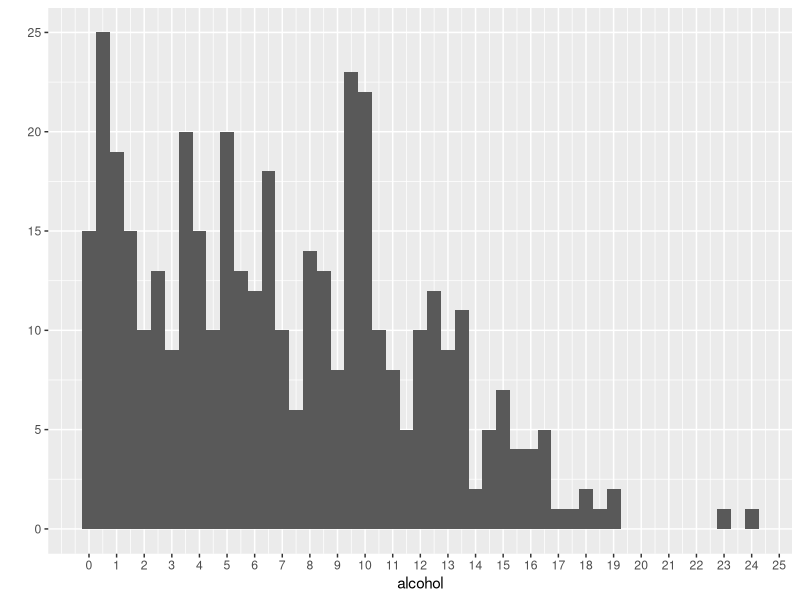
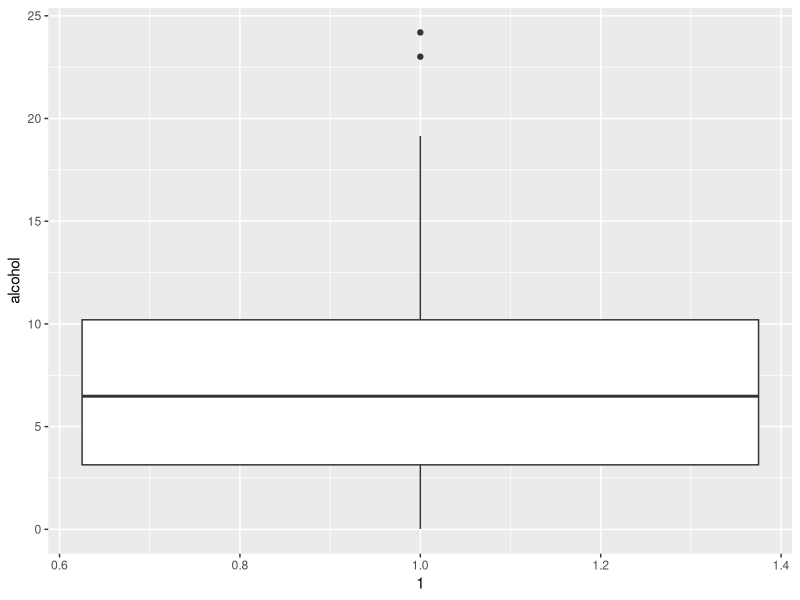
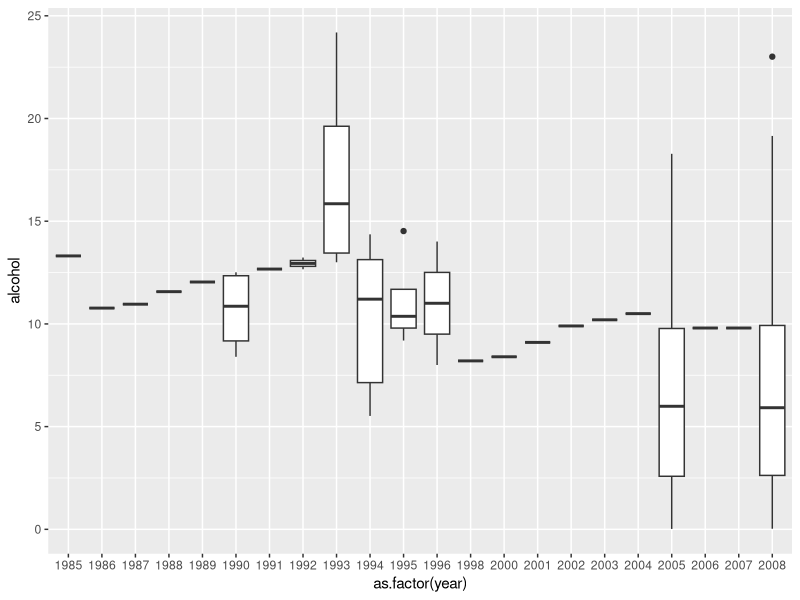
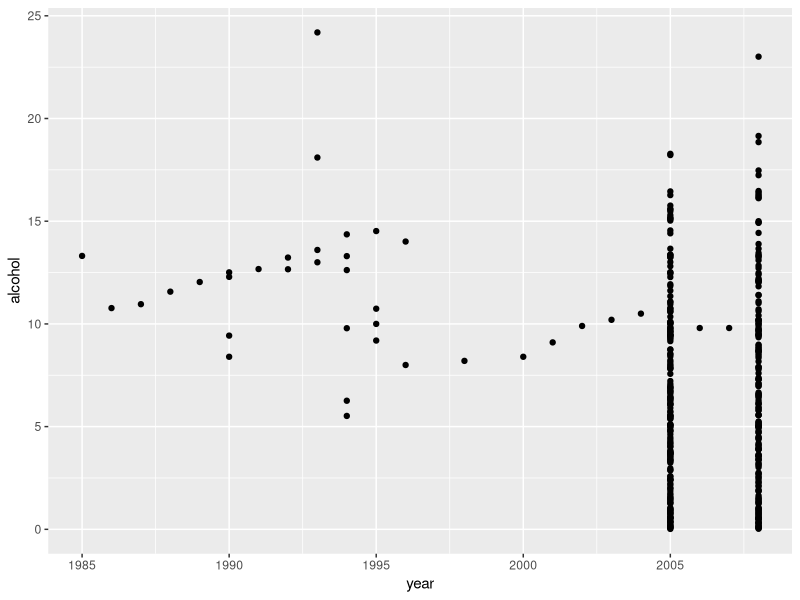
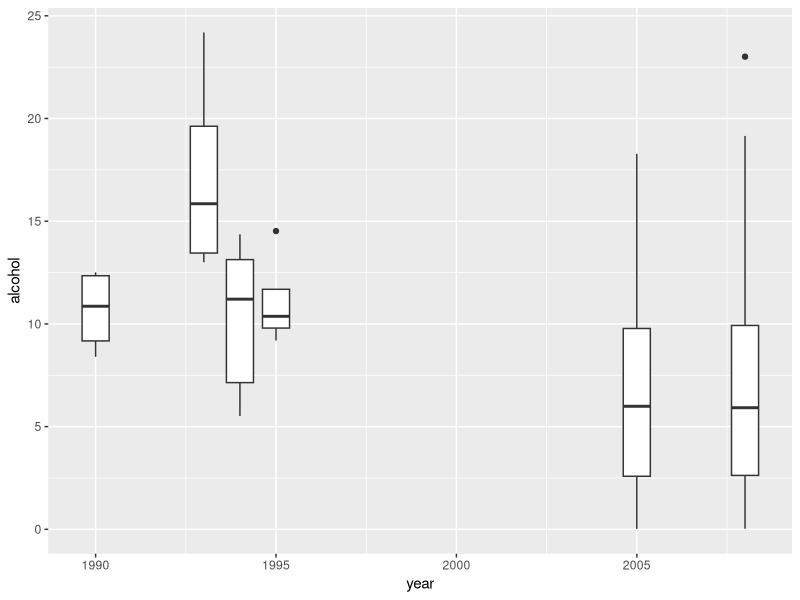
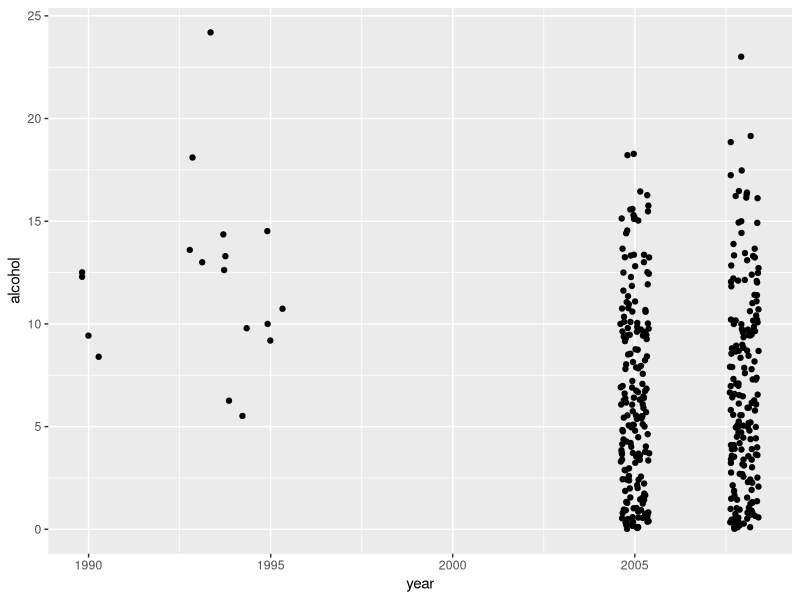
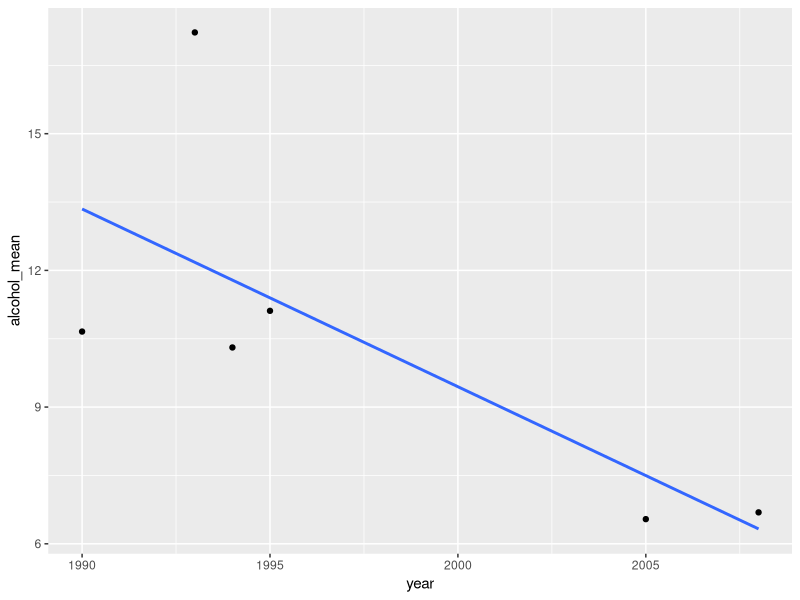
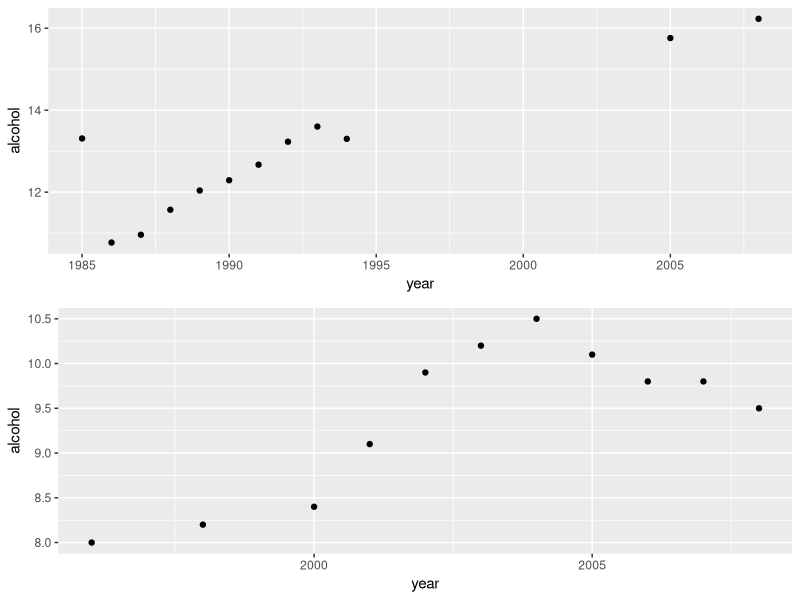

Recreate these plots in R, in order. (Note: this script raises an error after producing the figures.)
## ---- chunk 1
knitr::opts_chunk$set(echo = TRUE)
library(tidyr)
library(dplyr)
## ---- chunk 2
alc <- read.csv('alcohol consumption.csv')

head(alc)
## ---- chunk 3
# adjust columns and remove N/A values from alcohol column
alc_df <- gather(alc, "year", "alcohol", -1) %>% subset(!is.na(alcohol))

# change country column name
colnames(alc_df)[1] <- 'country'

# remove 'X' from years column and convert to numeric
alc_df$year <- substring(alc_df$year, 2, 5)
alc_df <- transform(alc_df, year = as.numeric(year))

head(alc_df)
## ---- chunk 4
library(ggplot2)

qplot(x = alcohol, data = alc_df, binwidth = 0.5) +
  scale_x_continuous(breaks = seq(0,25,1))
## ---- chunk 5
qplot(x = 1, y = alcohol, data = alc_df, geom = 'boxplot')
## ---- chunk 6
qplot(x = as.factor(year), y = alcohol, data = alc_df, geom = 'boxplot')
## ---- chunk 7
qplot(x = year, y = alcohol, data = alc_df)
## ---- chunk 8
table_year <- table(alc_df$year)

# create subset for years with at least 4 data values
subset_alc <- alc_df[alc_df$year %in% names(table_year[table_year >= 4]), ]

by(subset_alc$alcohol, subset_alc$year, summary)
## ---- chunk 9
ggplot(aes(group = year, x = year, y = alcohol), data = subset_alc) +
  geom_boxplot()
## ---- chunk 10
ggplot(aes(x = year, y = alcohol), data = subset_alc) +
  geom_jitter()
## ---- chunk 11
subset_alcByYear <- subset_alc %>% group_by(year) %>%
  summarise(alcohol_mean = mean(alcohol),
            alcohol_median = median(alcohol),
            n = n())

ggplot(aes(x = year, y = alcohol_mean), data = subset_alcByYear) +
  geom_point() +
  geom_smooth(method = 'lm', se = FALSE)
## ---- chunk 12
alcByCountry <- alc_df %>% group_by(country) %>% arrange(country)

count(alcByCountry) %>% subset(n > 10)
## ---- chunk 13
Rus_df <- alc_df[alc_df$country == 'Russia', ]
Swe_df <- alc_df[alc_df$country == 'Sweden', ]

Rus <- ggplot(aes(x = year, y = alcohol), data = Rus_df) +
  geom_point()

Swe <- ggplot(aes(x = year, y = alcohol), data = Swe_df) +
  geom_point()

library(gridExtra)
grid.arrange(Rus, Swe, ncol = 1)
## ---- chunk 14
cor.test(Rus_df$year, Rus_df$alcohol)
## ---- chunk 15
cor.test(Swe_df$year, Swe_df$alcohol)
## ---- chunk 16
alcByYear <- alc_df %>% group_by(year) %>%
  summarise(alcohol = mean(alcohol),
            alcohol_median = median(alcohol),
            n = n())

ggplot(aes(x = year, y = alcohol), data = alcByCountry) +
  geom_point(aes(color = country),
             data = subset(alcByCountry, country == 'Russia' | country == 'Sweden')) +
  geom_line(data = alcByYear, linetype = 2, alpha = 0.2)
## ---- chunk 17
# set seed
set.seed(23)
sample.ids <- sample(levels(alcByCountry$country), 30)

ggplot(aes(x = year, y = alcohol),
       data = subset(alcByCountry, country %in% sample.ids)) +
  facet_wrap( ~ country) +
  geom_line() +
  geom_point()
